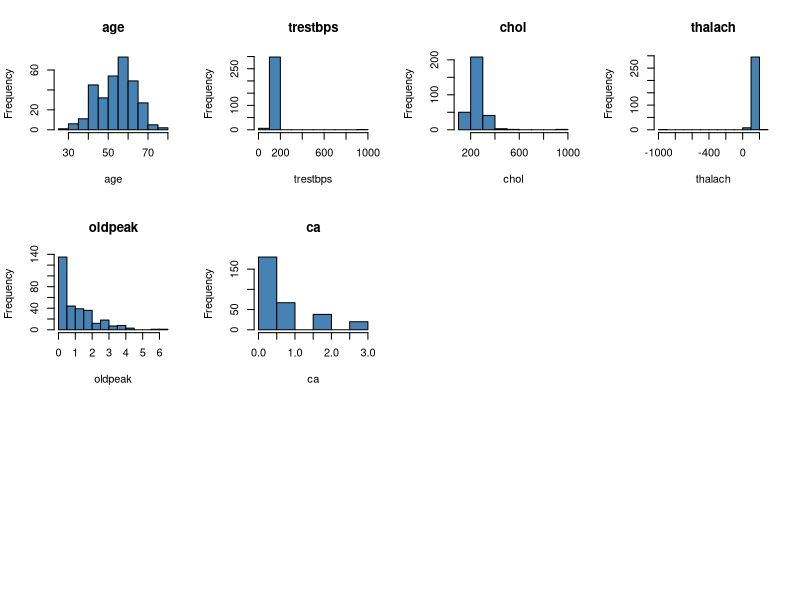
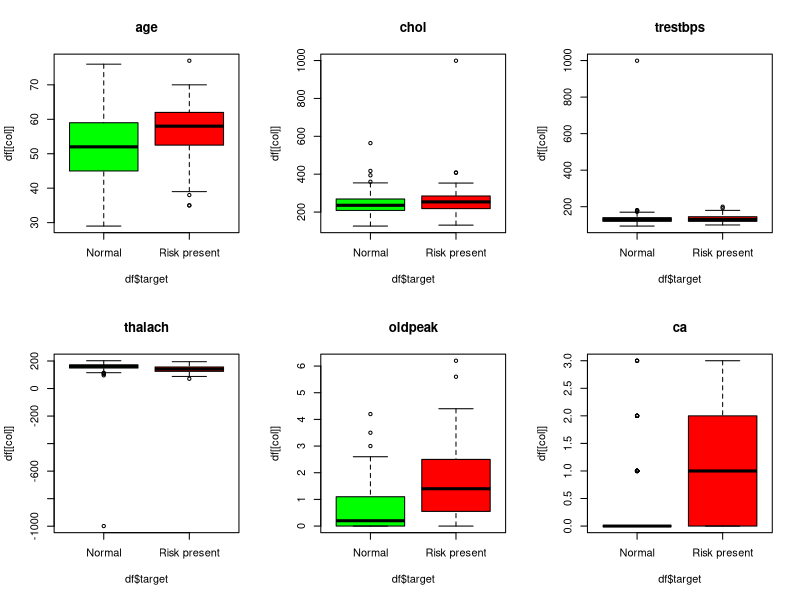
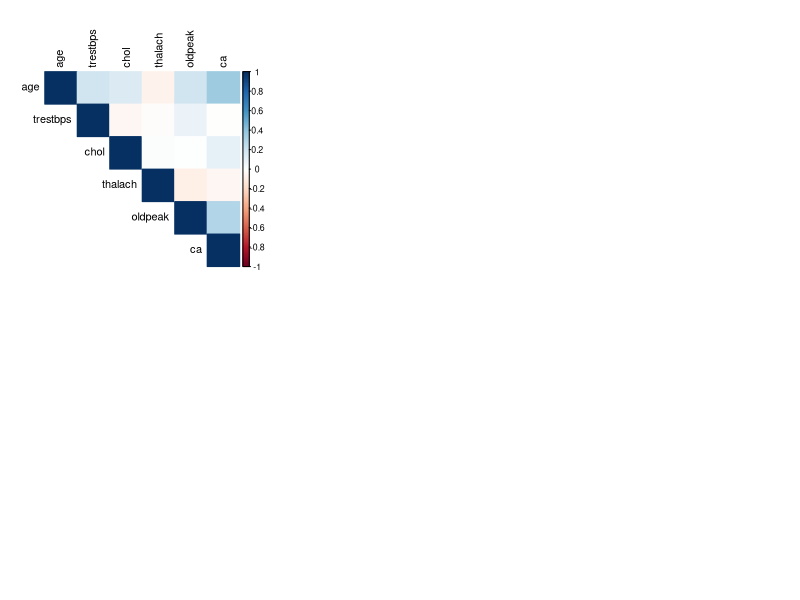

Reproduce these figures in R, in order.
library(ggplot2)
library(dplyr)
library(corrplot)


## 1. Tổng quan dữ liệu

df <- read.csv("heart_cleveland_raw.csv")
dim(df)
head(df)
str(df)


## 2. Thống kê mô tả

summary(df)


## 3. Kiểm tra chất lượng
# Missing values
colSums(is.na(df))


# Outlier (giá trị >= 999 hoặc <= -999)

sapply(df[sapply(df, is.numeric)], function(x) sum(abs(x) >= 999, na.rm = TRUE))

# Trùng lặp
sum(duplicated(df))


## 4. Phân phối biến số

par(mfrow = c(3,4))
for(col in names(df[sapply(df, is.numeric)])) {
  hist(df[[col]], main = col, xlab = col, col = "steelblue")
}


## 5. Quan hệ với biến mục tiêu

# Cân bằng target
table(df$target)
prop.table(table(df$target))

# Boxplot so sánh
par(mfrow = c(2,3))
for(col in c("age", "chol", "trestbps", "thalach", "oldpeak",  "ca")) {
  boxplot(df[[col]] ~ df$target, main = col, col = c("green", "red"))
}

## 6. Tương quan
cor_matrix <- cor(df[sapply(df, is.numeric)], use = "complete.obs")
corrplot(cor_matrix, method = "color", type = "upper", tl.col = "black")

cat("Số dòng:", nrow(df), "\n")
cat("Số biến:", ncol(df), "\n")
cat("Missing:", sum(is.na(df)), "\n")
cat("Tỷ lệ mắc bệnh:", mean(df$heart_disease)*100, "%\n")
